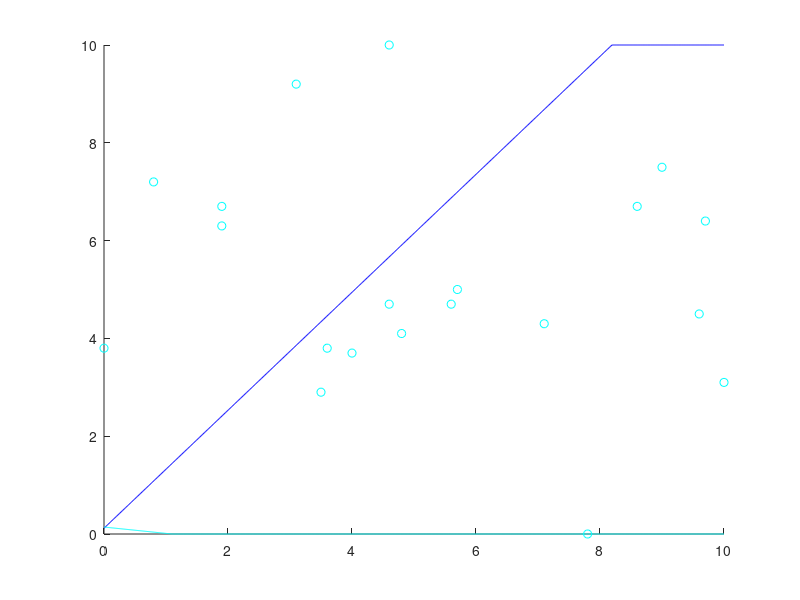

Reproduce this figure in MATLAB.
x0 = 0.000000:.01:10.000000;
c0 = [];
y_c0 =  - -0.769812 / 0.638271 * x0  + 0.0756728 / 0.638271;
c1 = [4.600000 10.000000 ;
7.100000 4.300000 ;
9.700000 6.400000 ;
3.500000 2.900000 ;
3.100000 9.200000 ;
0.800000 7.200000 ;
8.600000 6.700000 ;
0.000000 3.800000 ;
4.000000 3.700000 ;
4.600000 4.700000 ;
1.900000 6.300000 ;
7.800000 0.000000 ;
3.600000 3.800000 ;
9.600000 4.500000 ;
5.600000 4.700000 ;
4.800000 4.100000 ;
5.700000 5.000000 ;
9.000000 7.500000 ;
10.000000 3.100000 ;
1.900000 6.700000 ;
];
y_c1 =  - 0.128798 / 0.991671 * x0  + 0.141089 / 0.991671;
colors = jet(2);
if (size(c0) >0) plot (c0(:,1), c0(:,2),'o', 'color', colors(1,:)); end
hold on;
if (size(c1) >0) plot (c1(:,1), c1(:,2),'o', 'color', colors(2,:)); end
hold on;
for i = 1 : size(y_c0, 2) 
 if y_c0(i) > 10.000000 
 y_c0(i) = 10.000000; 
 end 
 if y_c0(i) < 0.000000 
 y_c0(i) = 0.000000; 
 end 
 end
for i = 1 : size(y_c1, 2) 
 if y_c1(i) > 10.000000 
 y_c1(i) = 10.000000; 
 end 
 if y_c1(i) < 0.000000 
 y_c1(i) = 0.000000; 
 end 
 end
plot(x0, y_c0, 'color', colors(1,:));
hold on;
plot(x0, y_c1, 'color', colors(2,:));
hold on;
